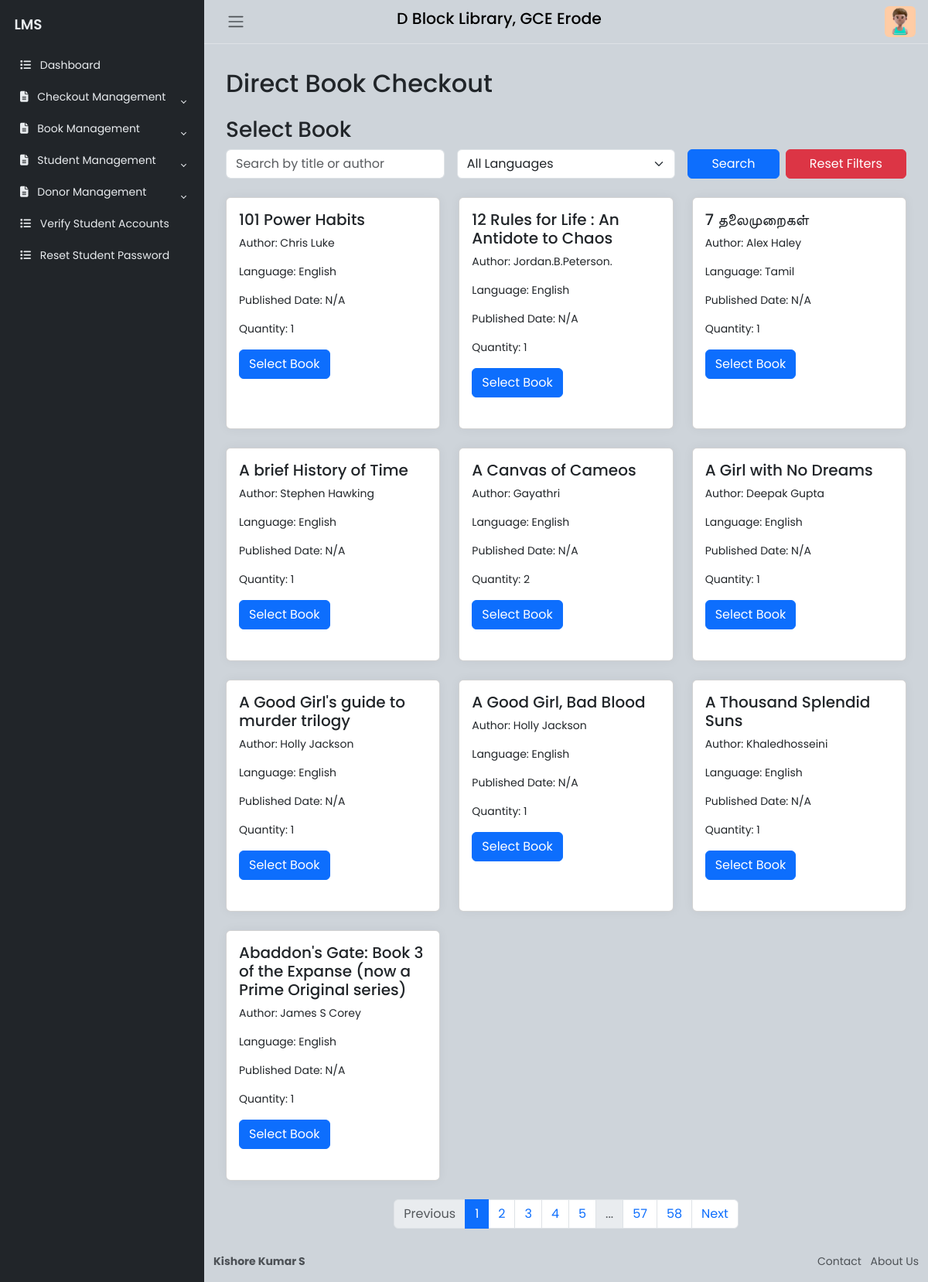
Screenshot of /lib/direct_checkout (signed in) with the database file from the repository.
### website/models.py (models this page shows, shortened)
class Book(db.Model):
    __tablename__ = 'book'
    id = Column(Integer, primary_key=True)
    student_id = Column(Integer, ForeignKey('user.id'), nullable=True)
    title = Column(String(150), nullable=False)
    author = Column(String(150), nullable=False)
    isbn = Column(String(20), nullable=True)
    published_date = Column(DateTime, nullable=True)
    quantity = Column(Integer, default=0, nullable=False)
    language = Column(String(20), nullable=False)
    date_of_donation = Column(DateTime, nullable=False)
    donor_id = Column(Integer, ForeignKey('donor.id'), nullable=True)
    added_at = db.Column(db.DateTime, default=datetime.utcnow, nullable=False)
    student = relationship('User', back_populates='books')
    borrowed_by = relationship('BorrowedBook', back_populates='book')
    donor = relationship('Donor', back_populates='books')

### website/lib.py (the view, shortened to what this page needs)
@lib.route('/direct_checkout', methods=['GET', 'POST'])
@login_required
def direct_checkout():
    unique_languages = db.session.query(Book.language).distinct().all()
    unique_languages = [lang[0] for lang in unique_languages]
    verified_students = User.query.filter(User.is_verified == True, User.role.in_(['Student', 'Volunteer'])).all()
    try:
        csrf_form = CSRFProtectForm()
        book_search = request.args.get('book_search', '')
        book_language = request.args.get('book_language', '')
        student_search = request.args.get('student_search', '')
        student_department = request.args.get('student_department', '')
        page = request.args.get('page', 1, type=int)
        book_query = Book.query
        if book_search:
            book_query = book_query.filter(or_(Book.title.ilike(f'%{book_search}%'), Book.author.ilike(f'%{book_search}%')))
        if book_language:
            book_query = book_query.filter_by(language=book_language)
        books = book_query.paginate(page=page, per_page=10)
        student_query = User.query.filter_by(role='Student')
        if student_search:
            student_query = student_query.filter(or_(User.name.ilike(f'%{student_search}%'), User.roll_number.ilike(f'%{student_search}%')))
        if student_department:
            student_query = student_query.filter_by(department=student_department)
        students = student_query.paginate(page=page, per_page=10)
        book_languages = db.session.query(Book.language.distinct()).all()
        book_languages = [lang[0] for lang in book_languages]
        student_departments = db.session.query(User.department.distinct()).all()
        student_departments = [dept[0] for dept in student_departments]
        return render_template('DirectCheckout.html', form=csrf_form, books=books,verified_students=verified_students, students=students,unique_languages=unique_languages, book_languages=book_languages, student_departments=student_departments, book_search=book_search, book_language=book_language, student_search=student_search, student_department=student_department)
    except Exception as e:
        print(f"Error in direct_checkout: {str(e)}")
        flash('An error occurred. Please try again later.', 'danger')
        return redirect(url_for('lib.index'))  # Redirect to appropriate error page or handle as needed

### website/forms.py
class CSRFProtectForm(FlaskForm):
    pass

### website/templates/DirectCheckout.html (shortened to what this page needs)
{% extends "LibrarianHome.html" %}
{% block libcontent %}
<div class="container my-4" id="directCheckoutContent">
    <h2 class="mb-4">Direct Book Checkout</h2>
    <div id="bookSelection">
        <h3>Select Book</h3>
        <form method="GET" action="{{ url_for('lib.direct_checkout') }}" class="row row-cols-1 row-cols-md-3 g-3 mb-4">
            <div class="col">
                <input type="text" class="form-control" name="search_books" placeholder="Search by title or author" value="{{ search_books_query }}">
            </div>
            <div class="col">
                <select class="form-select" name="language_books">
                    <option value="">All Languages</option>
                </select>
            </div>
            <div class="col">
                <div class="d-flex">
                    <button type="submit" class="btn btn-primary flex-grow-1 me-1">Search</button>
                    <a href="{{ url_for('lib.direct_checkout') }}" class="btn btn-danger flex-grow-1 ms-1">Reset Filters</a>
                </div>
            </div>
        </form>
        <div class="row row-cols-1 row-cols-md-2 row-cols-lg-3 g-4">
            {% for book in books.items %}
            <div class="col">
                <div class="card h-100">
                    <div class="card-body">
                        <h5 class="card-title">{{ book.title }}</h5>
                        <p class="card-text">Author: {{ book.author }}</p>
                        <p class="card-text">Language: {{ book.language }}</p>
                        <p class="card-text">Published Date: {% if book.published_date %}{{ book.published_date.strftime('%d-%m-%Y') }}{% else %}N/A{% endif %}</p>
                        <p class="card-text">Quantity: {{ book.quantity }}</p>
                        <button type="button" class="btn btn-primary select-book-btn" data-bs-toggle="modal" data-bs-target="#bookModal{{ book.id }}" data-book-id="{{ book.id }}">
                            Select Book
                        </button>
                    </div>
                </div>
            </div>
            {% endfor %}
        </div>
        <nav aria-label="Books Pagination">
            <ul class="pagination justify-content-center mt-4">
                {% if books.has_prev %}
                <li class="page-item"><a class="page-link" href="?page_books={{ books.prev_num }}{% if search_books_query %}&search_books={{ search_books_query }}{% endif %}{% if lang_filter_books %}&language_books={{ lang_filter_books }}{% endif %}">Previous</a></li>
                {% else %}
                <li class="page-item disabled"><span class="page-link">Previous</span></li>
                {% endif %}
                {% for page in books.iter_pages() %}
                {% if page %}
                <li class="page-item{% if books.page == page %} active{% endif %}"><a class="page-link" href="?page_books={{ page }}">{{ page }}</a></li>
                {% else %}
                <li class="page-item disabled"><span class="page-link">...</span></li>
                {% endif %}
                {% endfor %}
                {% if books.has_next %}
                <li class="page-item"><a class="page-link" href="?page_books={{ books.next_num }}">Next</a></li>
                {% else %}
                <li class="page-item disabled"><span class="page-link">Next</span></li>
                {% endif %}
            </ul>
        </nav>
    </div>
</div>
{% endblock %}

### website/static/css/BaseFormat.css (style rules this page uses)
body { font-family: 'Poppins', sans-serif; font-size: 0.875rem; opacity: 1; overflow-y: scroll; margin: 0; }
a { cursor: pointer; text-decoration: none; font-family: 'Poppins', sans-serif; }
li { list-style: none; }
.card { box-shadow: 0 0 .875rem 0 rgba(34, 46, 60, .05); margin-bottom: 24px; }

### rows the page displays
Book: title "101 Power Habits", author "Chris Luke", language "English", shows "N/A", quantity "1"
Book: title "12 Rules for Life : An Antidote to Chaos", author "Jordan.B.Peterson.", language "English", shows "N/A", quantity "1"
Book: title "7 தலைமுறைகள்", author "Alex Haley", language "Tamil", shows "N/A", quantity "1"
Book: title "A brief History of Time", author "Stephen Hawking", language "English", shows "N/A", quantity "1"
Book: title "A Canvas of Cameos", author "Gayathri", language "English", shows "N/A", quantity "2"
Book: title "A Girl with No Dreams", author "Deepak Gupta", language "English", shows "N/A", quantity "1"
Book: title "A Good Girl's guide to murder trilogy", author "Holly Jackson", language "English", shows "N/A", quantity "1"
Book: title "A Good Girl, Bad Blood", author "Holly Jackson", language "English", shows "N/A", quantity "1"
Book: title "A Thousand Splendid Suns", author "Khaledhosseini", language "English", shows "N/A", quantity "1"
Book: title "Abaddon's Gate: Book 3 of the Expanse (now a Prime Original series)", author "James S Corey", language "English", shows "N/A", quantity "1"

### other values shown
{{ page }} "1" "2" "3" "4" "5" "57" "58"
